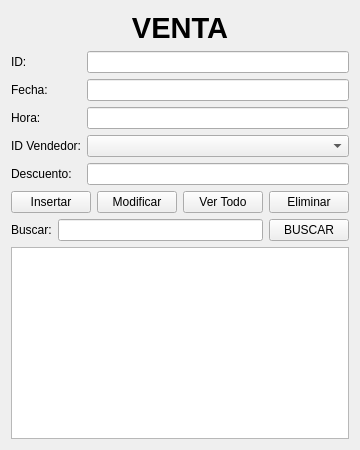
<?xml version="1.0" encoding="UTF-8"?>
<ui version="4.0">
 <class>frm_venta</class>

 <widget class="QFrame" name="frm_venta">

  <property name="windowTitle">
   <string>Venta</string>
  </property>

  <layout class="QVBoxLayout" name="mainLayout">

   <!-- TITULO -->
   <item>
    <widget class="QLabel" name="label_titulo">
     <property name="font">
      <font>
       <family>Segoe UI</family>
       <pointsize>22</pointsize>
       <bold>true</bold>
      </font>
     </property>

     <property name="text">
      <string>VENTA</string>
     </property>

     <property name="alignment">
      <set>Qt::AlignCenter</set>
     </property>
    </widget>
   </item>

   <!-- FORMULARIO -->
   <item>
    <layout class="QGridLayout" name="formLayout">

     <item row="0" column="0">
      <widget class="QLabel" name="lbl_id">
       <property name="text">
        <string>ID:</string>
       </property>
      </widget>
     </item>

     <item row="0" column="1">
      <widget class="QLineEdit" name="txt_id_venta"/>
     </item>

     <item row="1" column="0">
      <widget class="QLabel" name="lbl_fecha">
       <property name="text">
        <string>Fecha:</string>
       </property>
      </widget>
     </item>

     <item row="1" column="1">
      <widget class="QLineEdit" name="txt_fecha_vendedor"/>
     </item>

     <item row="2" column="0">
      <widget class="QLabel" name="lbl_hora">
       <property name="text">
        <string>Hora:</string>
       </property>
      </widget>
     </item>

     <item row="2" column="1">
      <widget class="QLineEdit" name="txt_hora_venta"/>
     </item>

     <item row="3" column="0">
      <widget class="QLabel" name="lbl_vendedor">
       <property name="text">
        <string>ID Vendedor:</string>
       </property>
      </widget>
     </item>

     <item row="3" column="1">
      <widget class="QComboBox" name="cmb_id_vendedor_venta"/>
     </item>

     <item row="4" column="0">
      <widget class="QLabel" name="lbl_descuento">
       <property name="text">
        <string>Descuento:</string>
       </property>
      </widget>
     </item>

     <item row="4" column="1">
      <widget class="QLineEdit" name="txt_descuento_venta"/>
     </item>

    </layout>
   </item>

   <!-- BOTONES CRUD -->
   <item>
    <layout class="QHBoxLayout" name="buttonLayout">

     <item>
      <widget class="QPushButton" name="btn_insertar_venta">
       <property name="text">
        <string>Insertar</string>
       </property>
      </widget>
     </item>

     <item>
      <widget class="QPushButton" name="btn_modificar_venta">
       <property name="text">
        <string>Modificar</string>
       </property>
      </widget>
     </item>

     <item>
      <widget class="QPushButton" name="btn_vertodo_venta">
       <property name="text">
        <string>Ver Todo</string>
       </property>
      </widget>
     </item>

     <item>
      <widget class="QPushButton" name="btn_eliminar_venta">
       <property name="text">
        <string>Eliminar</string>
       </property>
      </widget>
     </item>

    </layout>
   </item>

   <!-- BUSQUEDA -->
   <item>
    <layout class="QHBoxLayout" name="searchLayout">

     <item>
      <widget class="QLabel" name="label_buscar">
       <property name="text">
        <string>Buscar:</string>
       </property>
      </widget>
     </item>

     <item>
      <widget class="QLineEdit" name="txt_buscar_venta"/>
     </item>

     <item>
      <widget class="QPushButton" name="btn_buscar_venta">
       <property name="text">
        <string>BUSCAR</string>
       </property>
      </widget>
     </item>

    </layout>
   </item>

   <!-- TABLA -->
   <item>
    <widget class="QTableView" name="tbl_venta"/>
   </item>

  </layout>

 </widget>

 <resources/>
 <connections/>
</ui>
